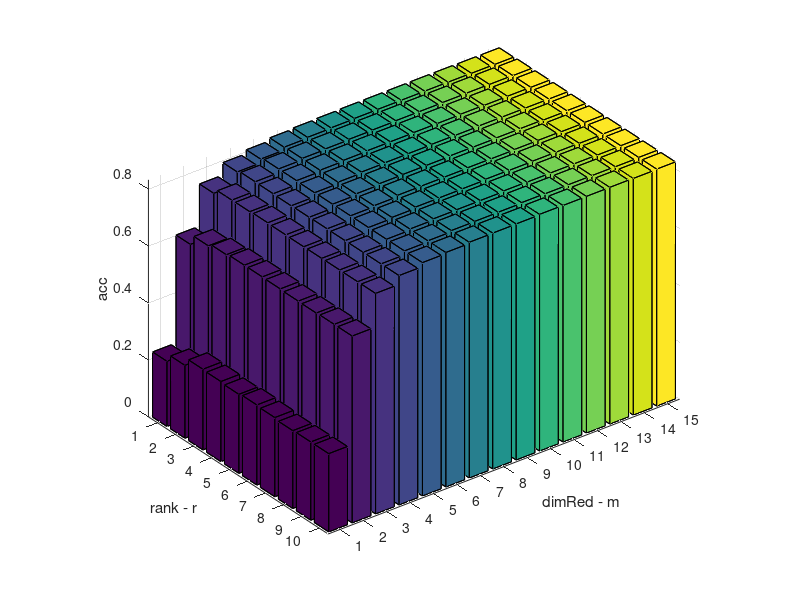

Here is the MATLAB script that generated this plot: (Note: this script raises an error after producing the figure.)
clc;

% quick setup
load('acc_dimRed_rank_sharedDimParam4PosNeg_bestTrainedModel.mat', ...
    'rankList', 'dimRedList', 'Wpos', 'Wneg',...
    'flag_optimization', 'paramSizeMat', 'accMat', 'grndLabel', 'b');


showMax_dim = 150;
withinMaxDimIdxs = find(dimRedList<=showMax_dim);
% withinMaxDimIdxs = withinMaxDimIdxs(1:end);
figure(2);
% subplot(1,2,1)
accMatShow = accMat;
accMatShow = accMatShow(rankList/2,:);
accMatShow = accMatShow(:,dimRedList(withinMaxDimIdxs)/2);
bar3(accMatShow);
xlabel('dimRed - m');
ylabel('rank - r');
zlabel('acc');
ax = gca;
ax.YTick = 1:length(rankList);
ax.YTickLabel = rankList;
ax.XTick = 1:length(dimRedList(withinMaxDimIdxs));
ax.XTickLabel = dimRedList(withinMaxDimIdxs);
title('acc vs. rank & dimRed');
az = -60; % Azimuth
el = 20; % Elevation
view(az, el);

figure(3);
% subplot(1,2,2);
paramSizeMatShow = paramSizeMat;
paramSizeMatShow = paramSizeMatShow(rankList/2,:);
paramSizeMatShow = paramSizeMatShow(:,dimRedList(withinMaxDimIdxs)/2);
bar3(paramSizeMatShow);
xlabel('dimRed - m');
ylabel('rank - r');
zlabel('size in MB');
ax = gca;
ax.YTick = 1:length(rankList);
ax.YTickLabel = rankList;
ax.XTick = 1:length(dimRedList(withinMaxDimIdxs));
ax.XTickLabel = dimRedList(withinMaxDimIdxs);
title('paramSize vs. rank & dimRed');
view(az, el);

[a,b] = max(accMatShow(:));
[y,x] = ind2sub(size(accMatShow),b);
fprintf('\nmax acc:%.4f, paramSize: %.3fMB, rank:%d in total, dimRed:%d\n', accMatShow(y,x), paramSizeMatShow(y,x), rankList(y), dimRedList(x));
disp(a)
disp(accMatShow(y,x)); % rankList(y), dimRedList(x)
disp( accMat(rankList(y)/2, dimRedList(x)/2 ) ); % rankList(y), dimRedList(x)

%% leave blank